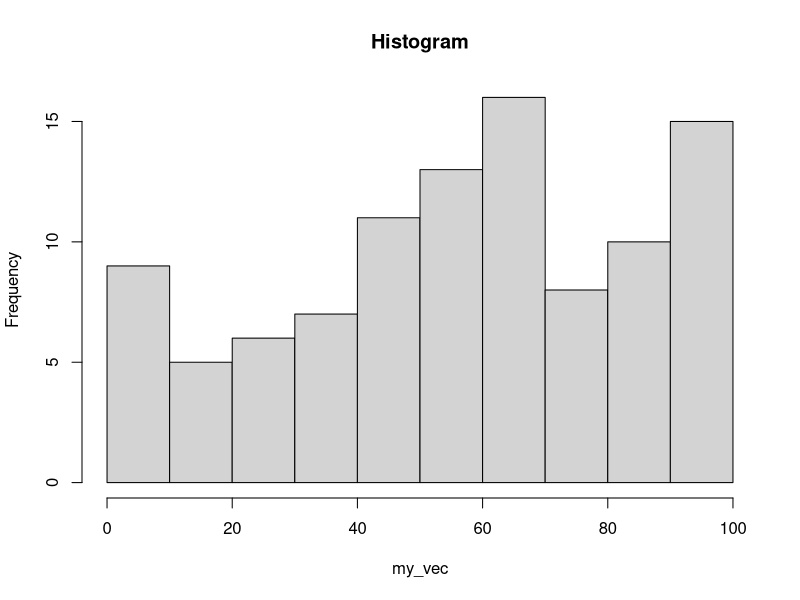
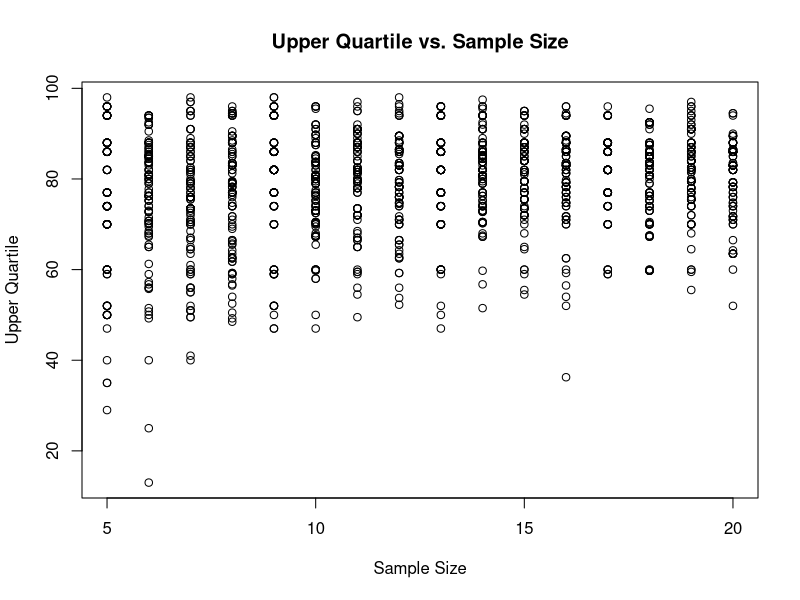

These figures' R source, in order:
## ---- chunk 1
knitr::opts_chunk$set(echo = TRUE)
library(dplyr)
library(ggplot2)
## ---- chunk 2
my_vec <- runif(100, min =0, max = 100)
str(my_vec)
summary(my_vec)
## ---- chunk 3
hist(my_vec, main = "Histogram")
## ---- chunk 4
data(mtcars)
class(mtcars)
str(mtcars)
summary(mtcars)
## ---- chunk 5
vole_vaso <- c(98,96,94,88,86,82,77,74,70,60,
           59,52,50,47,40,35,29,13,6,5)
## ---- chunk 6
vole_mean <- mean(vole_vaso)
vole_median <- median(vole_vaso)
vole_sd <- sd(vole_vaso)
vole_iqr <- IQR(vole_vaso)
## ---- chunk 7
vole_se <- vole_sd/sqrt(length(vole_vaso))
## ---- chunk 8
quantile(vole_vaso, probs = 0.75)
## ---- chunk 9
uq_resample <- quantile(sample(vole_vaso, size = 10), probs = 0.75)
## ---- chunk 10
vole_sim <- data.frame(samp_size3 = rep(5:20, 100)) %>% 
  mutate(sims = 1:n())
## ---- chunk 11
vole_sim <- vole_sim %>%
  rowwise() %>%
  mutate(uq = quantile(sample(vole_vaso, samp_size3, replace=T), probs=0.75)) %>%
  ungroup()
## ---- chunk 12
plot(uq ~ samp_size3, data=vole_sim, main = "Upper Quartile vs. Sample Size", xlab = "Sample Size", ylab = "Upper Quartile")
## ---- chunk 13
# Create a data frame for sample size summary 
vole_sim_summarize <- vole_sim %>%
  # Group by Sample Size
  group_by(samp_size3) %>%
  # Calculate Mean, SD, SE, and Confidence Intervals for EACH Sample Size
  summarize(uq_m = mean(uq),
            uq_sd = sd(uq), 
            uq_se = uq_sd/sqrt(100),
            uq_ci = uq_se*2,
            uq_low = uq_m -uq_ci,
            uq_high = uq_m +uq_ci) %>% 
  ungroup()
## ---- chunk 14
# Upper Quartile with a Sample size of 10 using Quantile
uq_ci <- quantile(sample(vole_sim$uq, size = 10),c(0.05,0.95))

## ---- chunk 15
# Take a sample of 10 upper quartile values from the vole_sim vector
uq_vec <- sample(vole_sim$uq, size = 10) 

# Calculate the SE 
uq_init2 <- 2*(sd(uq_vec)/sqrt(length(uq_vec)))

# Use SE to Calculate the CI
uq_ci2 <- c(mean(uq_vec)-uq_init2, mean(uq_vec)+uq_init2)

## ---- chunk 16
# Setup a new data frame
CI_uq <- data.frame(samp_size4 = rep(5:20, 100))  %>% 
  rowwise %>% 

  # Compute a CI for every simulation of the upper quartile
  mutate(ci_low = quantile(sample(vole_vaso, samp_size4, replace = T), probs = 0.05),
         ci_high = quantile(sample(vole_vaso, samp_size4, replace = T), probs = 0.95),
         hasTrue = findInterval(83, sort(c(ci_low, ci_high))),
         hasTrue = hasTrue<2) %>%
  ungroup()

# Grab a Sample of 10 from the Simulated Confidence Interval            
CI_uq_resamp <- sample_n(CI_uq, size = 10, replace = T)

# Count the Number of Samples Containing True
True_Count <- sum(CI_uq_resamp$hasTrue, na.rm = TRUE)
